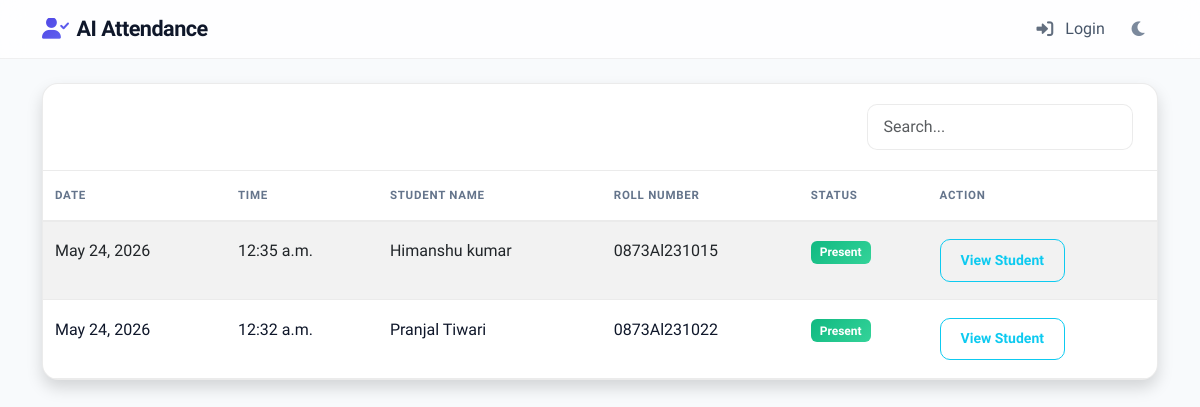
The app's page /core/attendance_list/, older data.
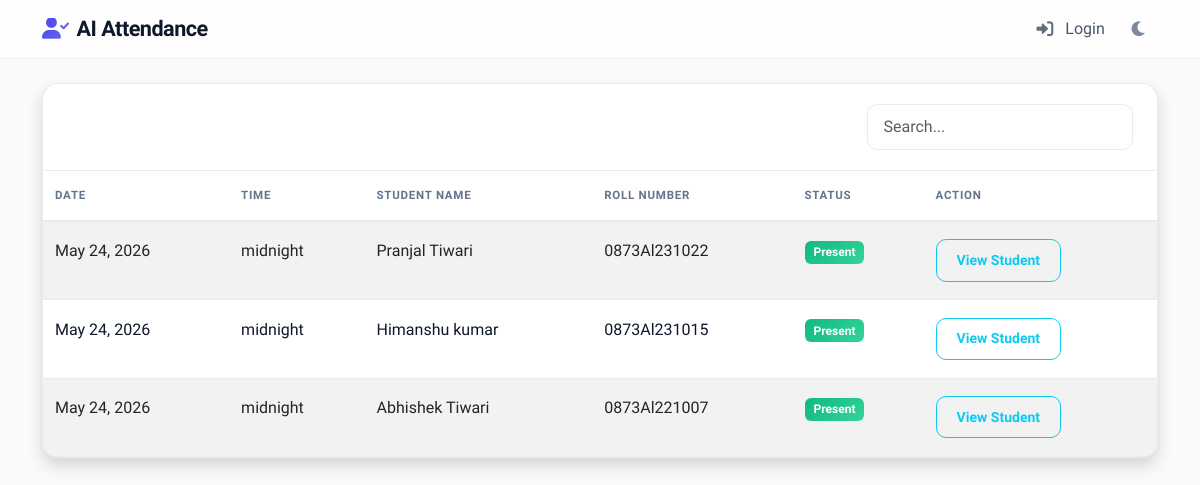
The same page, newer data.
### core/models.py (models this page shows, shortened)
class AttendanceRecord(models.Model):
    student = models.ForeignKey(Student, on_delete=models.CASCADE)
    date = models.DateField(default=datetime.date.today)
    time = models.TimeField(default=datetime.datetime.now)
    status = models.CharField(max_length=20, default='Present')
    subject = models.CharField(max_length=100, null=True, blank=True)
    class Meta:
        ordering = ['-date', '-time']

class Student(models.Model):
    user = models.OneToOneField(User, on_delete=models.CASCADE, null=True, blank=True)
    name = models.CharField(max_length=100)
    roll_number = models.CharField(max_length=20, unique=True)
    email = models.EmailField(max_length=100, null=True, blank=True)
    phone_number = models.CharField(max_length=15, null=True, blank=True)
    address = models.TextField(null=True, blank=True)
    date_of_birth = models.DateField(null=True, blank=True)
    department = models.CharField(max_length=100, null=True, blank=True)
    year = models.CharField(max_length=10, null=True, blank=True)
    section = models.CharField(max_length=10, null=True, blank=True)
    plain_password = models.CharField(max_length=128, null=True, blank=True)  # For display purposes only
    is_registered = models.BooleanField(default=False)
    profile_pic = models.ImageField(upload_to='profile_pics/', null=True, blank=True)
    created_at = models.DateTimeField(auto_now_add=True)

### core/views.py (the view)
# urls.py: path('attendance_list/', views.attendance_list, name='attendance_list'),
def attendance_list(request):
    records = AttendanceRecord.objects.all().order_by('-date', '-time')
    return render(request, 'attendance_list.html', {'records': records})

### templates/attendance_list.html (shortened to what this page needs)
{% extends 'base.html' %}
{% block content %}
<div class="card shadow">
    <div class="card-header bg-dark text-white d-flex justify-content-between align-items-center">
        <h4 class="mb-0">Attendance History</h4>
        <input type="text" id="searchInput" class="form-control w-25" placeholder="Search...">
    </div>
    <div class="card-body p-0">
        <div class="table-responsive">
            <table class="table table-hover table-striped mb-0">
                <thead class="table-light">
                    <tr>
                        <th>Date</th>
                        <th>Time</th>
                        <th>Student Name</th>
                        <th>Roll Number</th>
                        <th>Status</th>
                        <th>Action</th>
                    </tr>
                </thead>
                <tbody id="attendanceTable">
                    {% for record in records %}
                    <tr>
                        <td>{{ record.date }}</td>
                        <td>{{ record.time }}</td>
                        <td>{{ record.student.name }}</td>
                        <td>{{ record.student.roll_number }}</td>
                        <td><span class="badge bg-success">{{ record.status }}</span></td>
                        <td>
                            <a href="{% url 'student_attendance' record.student.id %}"
                                class="btn btn-sm btn-outline-info">View Student</a>
                        </td>
                    </tr>
                    {% empty %}
                    <tr>
                        <td colspan="6" class="text-center py-4">No attendance records found.</td>
                    </tr>
                    {% endfor %}
                </tbody>
            </table>
        </div>
    </div>
</div>
{% endblock %}

Row changes from the older to the newer data that the page shows:
changed AttendanceRecord "Pranjal Tiwari": time "12:32 a.m." → "midnight"; moves up the list
changed AttendanceRecord "Himanshu kumar": time "12:35 a.m." → "midnight"
added AttendanceRecord: date "May 24, 2026", time "midnight", student.name "Abhishek Tiwari", student.roll_number "0873Al221007", status "Present"
